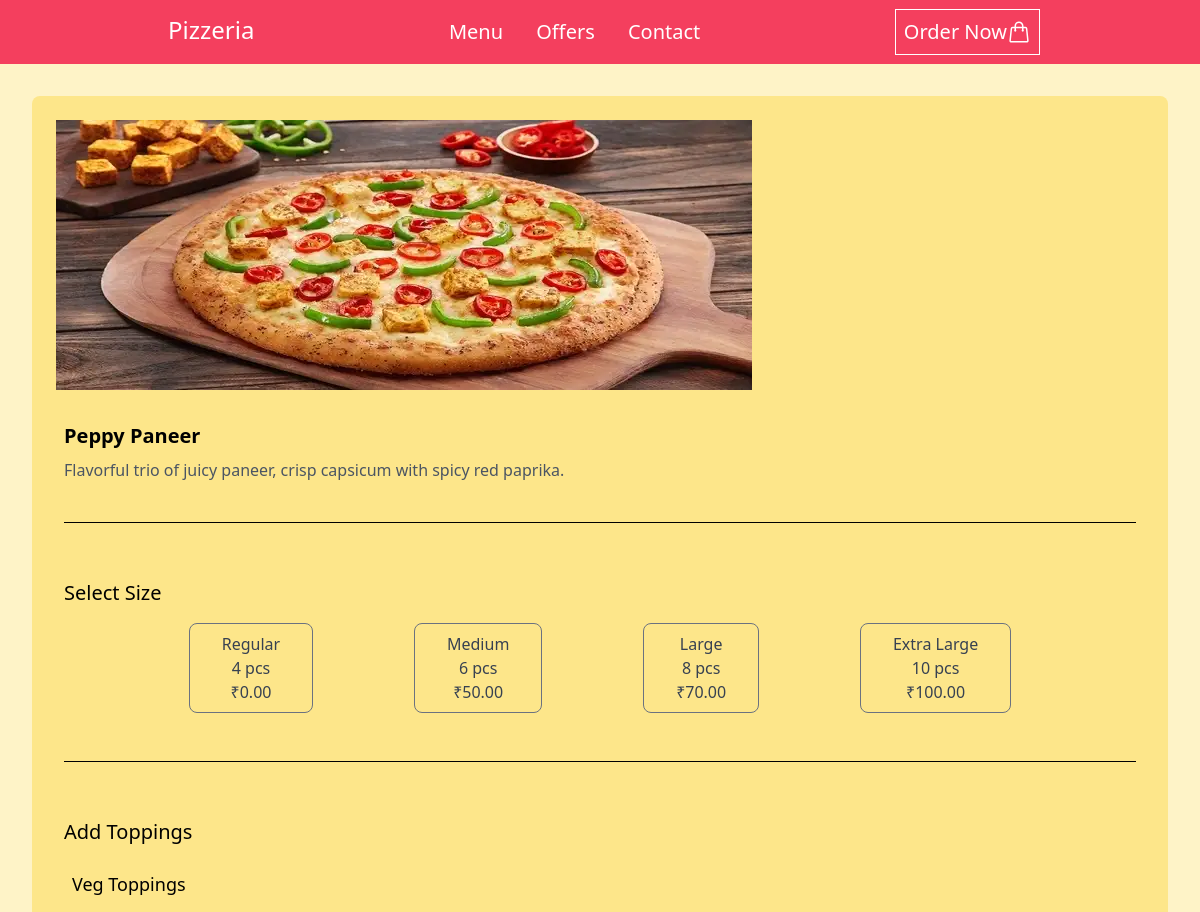
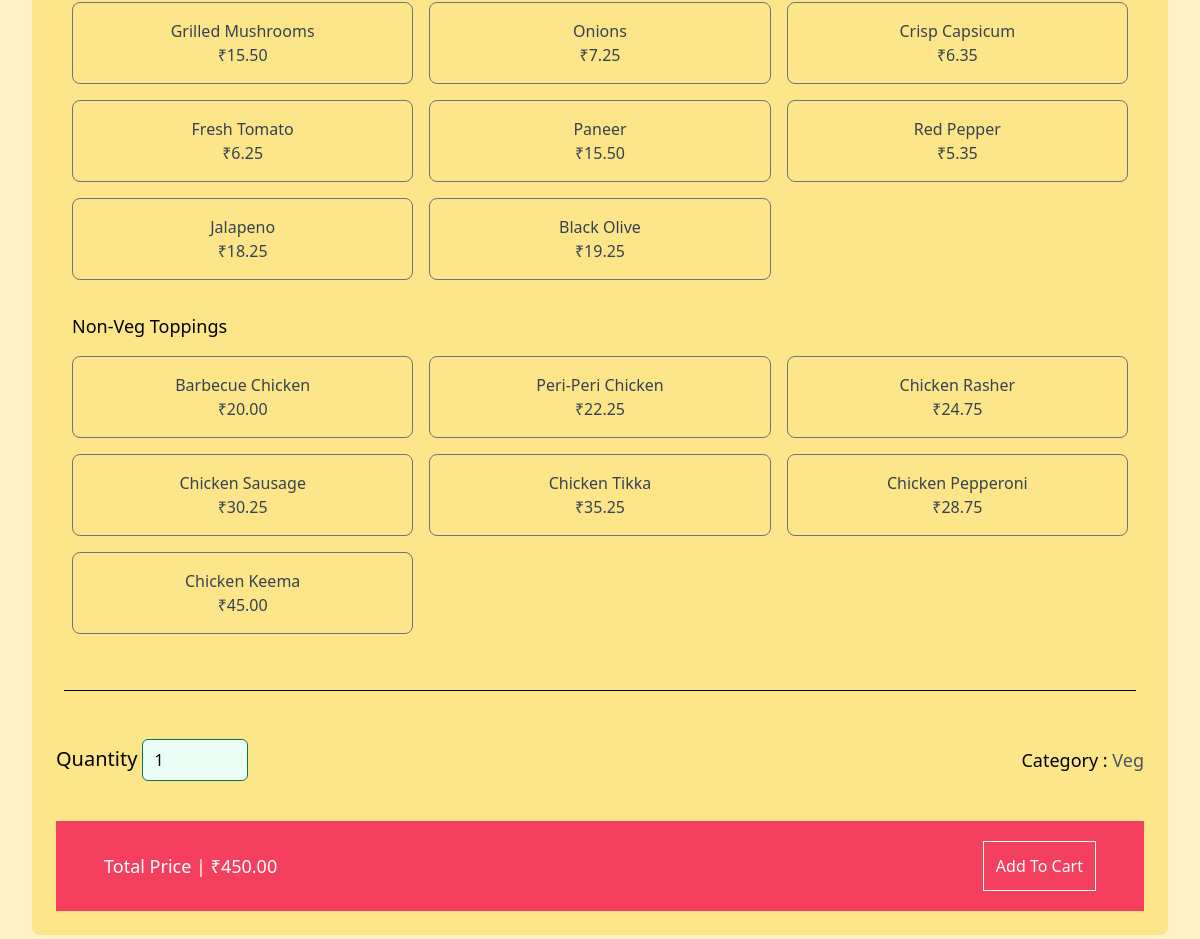
The app's page /pizza_detail/c33e3687-f5c8-413f-b310-5450bb35c847/ with its own data (2 pictures, top to bottom).
### orders/models.py (models this page shows)
class BaseModel(models.Model):
    uid = models.UUIDField(default=uuid.uuid4, editable=False, primary_key=True)
    created_at = models.DateTimeField(default=timezone.now)
    updated_at = models.DateTimeField(default=timezone.now)
    class Meta:
        abstract = True

class Pizza(BaseModel):
    CATEGORY_CHOICE = [
        ('Veg', 'Veg'), ('Non-Veg', 'Non-Veg')
    ]
    name = models.CharField(max_length=100)
    description = models.TextField()
    pizza_image = models.ImageField(upload_to="pizza_image/", null=True)
    category = models.CharField(max_length=20, choices=CATEGORY_CHOICE)
    price = models.DecimalField(max_digits=6, decimal_places=2)
    available = models.BooleanField(default=True)

class Size(BaseModel):
    size = models.CharField(max_length=20)
    slices = models.PositiveIntegerField(max_length=2, null=True)
    price = models.DecimalField(max_digits=5, decimal_places=2)

class Topping(models.Model):
    CATEGORY_CHOICE = [
        ('Veg', 'Veg'), ('Non-Veg', 'Non-Veg')
    ]
    topping_name = models.CharField(max_length=100)
    price = models.DecimalField(max_digits=5, decimal_places=2)
    category = models.CharField(max_length=20, choices=CATEGORY_CHOICE, null=True)

### orders/views.py (the view)
# urls.py: path('pizza_detail/<uuid:pz_id>/', pizza_detail, name='pizza_detail'),
def pizza_detail(request, pz_id):
    pizza = Pizza.objects.get(uid = pz_id)
    size = Size.objects.all()
    veg_topping = Topping.objects.filter(category='Veg')
    non_veg_topping = Topping.objects.filter(category='Non-Veg')
    return render(request, 'pizza_detail.html', {'pizza':pizza, 'veg_topping':veg_topping, 'non_veg_topping':non_veg_topping, 'size':size})

### templates/pizza_detail.html (shortened to what this page needs)
{% extends 'base.html' %}
{% block main %}
<div class="bg-amber-200 p-6 rounded-lg">
    <div>
        <img src="{{ pizza.pizza_image.url }}" alt="">
    </div>
    <div class="my-6 p-2">
        <h2 class="text-xl font-semibold">{{ pizza.name }}</h2>
        <p class="mt-2 text-gray-600">{{ pizza.description }}</p>
        <div class="h-[1px] bg-black mt-10"></div>
    </div>
    <form method="post" action="{% url 'add_item_cart' pizza.uid %}">
        <div class="mt-10 p-2">
            <h2 class="text-xl font-medium">Select Size</h2>
            <div class="mt-4 px-6 flex items-center justify-evenly">
                {% for sz in size %}
                    <div>
                        <label class="relative cursor-pointer">
                            <div class="border flex flex-col items-center justify-center border-gray-500 text-gray-700 rounded-lg py-2 px-8 text-center peer-checked:border-emerald-700 peer-checked:bg-emerald-50">
                                <h3 class="font-medium">{{ sz.size }}</h3>
                                <p class="">{{ sz.slices }} pcs</p>
                                <p>₹{{ sz.price }}</p>
                            </div>
                        </label>
                    </div>
                {% endfor %}
            </div>
            <div class="h-[1px] bg-black mt-12"></div>
        </div>
        <div class="mt-10 p-2">
            <h2 class="text-xl font-medium">Add Toppings</h2>
            <div class="my-4 p-2">
                <h2 class="font-medium text-lg">Veg Toppings</h2>
                <div class="mt-4 grid grid-cols-3 gap-4">
                    {% for top in veg_topping %}
                        <label class="relative cursor-pointer">
                            <div class="border border-gray-500 rounded-lg p-4 text-center peer-checked:border-emerald-700 peer-checked:bg-emerald-50">
                                <span class="block peer-checked:text-emerald-700 font-medium text-gray-700">{{ top.topping_name }}</span>
                                <span class="block peer-checked:text-emerald-700 text-gray-700">₹{{ top.price }}</span>
                            </div>
                        </label>
                    {% endfor %}
                </div>
            </div>
            <div class="my-4 p-2">
                <h2 class="font-medium text-lg">Non-Veg Toppings</h2>
                <div class="mt-4 grid grid-cols-3 gap-4">
                    {% for top in non_veg_topping %}
                        <label class="relative cursor-pointer">
                            <div class="border border-gray-500 rounded-lg p-4 text-center peer-checked:border-emerald-700 peer-checked:bg-emerald-50">
                                <span class="block peer-checked:text-emerald-700 font-medium text-gray-700">{{ top.topping_name }}</span>
                                <span class="block peer-checked:text-emerald-700 text-gray-700">₹{{ top.price }}</span>
                            </div>
                        </label>
                    {% endfor %}
                </div>
            </div>
            <div class="h-[1px] bg-black mt-12"></div>
        </div>
        <div class="my-10 flex items-center justify-between">
            <div>
                <label for="quantity" class="text-xl font-medium">Quantity</label>
                <input type="number" name="quantity" min="1" max="10" value="1" class="rounded-md border-emerald-700 bg-emerald-50 focus:border-emerald-700 focus:ring-emerald-700">
            </div>
            <div class="text-lg">
                <span class="font-medium">Category : </span>
                <span class="text-gray-600 font-medium">{{ pizza.category }}</span>
            </div>
        </div>
        <div class="bg-rose-500 py-5 px-12">
            <div class="flex justify-between items-center">
                <p class="font-medium text-white text-lg">Total Price | ₹{{ pizza.price }}</p>
                <a href="{% url 'add_item_cart' pizza.uid %}"><button class="border p-3 font-medium text-white border-white hover:bg-emerald-600 hover:text-white">Add To Cart</button></a>
            </div>
        </div>
    </form>
</div>
{% endblock %}

### records on screen
Pizza: pizza_image (picture), name "Peppy Paneer", description "Flavorful trio of juicy paneer, crisp capsicum with spicy red paprika.", category "Veg", price "450.00"
Size: size "Regular", slices "4", price "0.00"
Size: size "Medium", slices "6", price "50.00"
Size: size "Large", slices "8", price "70.00"
Size: size "Extra Large", slices "10", price "100.00"
Topping: topping_name "Grilled Mushrooms", price "15.50"
Topping: topping_name "Onions", price "7.25"
Topping: topping_name "Crisp Capsicum", price "6.35"
Topping: topping_name "Fresh Tomato", price "6.25"
Topping: topping_name "Paneer", price "15.50"
Topping: topping_name "Red Pepper", price "5.35"
Topping: topping_name "Jalapeno", price "18.25"
Topping: topping_name "Black Olive", price "19.25"
Topping: topping_name "Barbecue Chicken", price "20.00"
Topping: topping_name "Peri-Peri Chicken", price "22.25"
Topping: topping_name "Chicken Rasher", price "24.75"
Topping: topping_name "Chicken Sausage", price "30.25"
Topping: topping_name "Chicken Tikka", price "35.25"
Topping: topping_name "Chicken Pepperoni", price "28.75"
Topping: topping_name "Chicken Keema", price "45.00"
